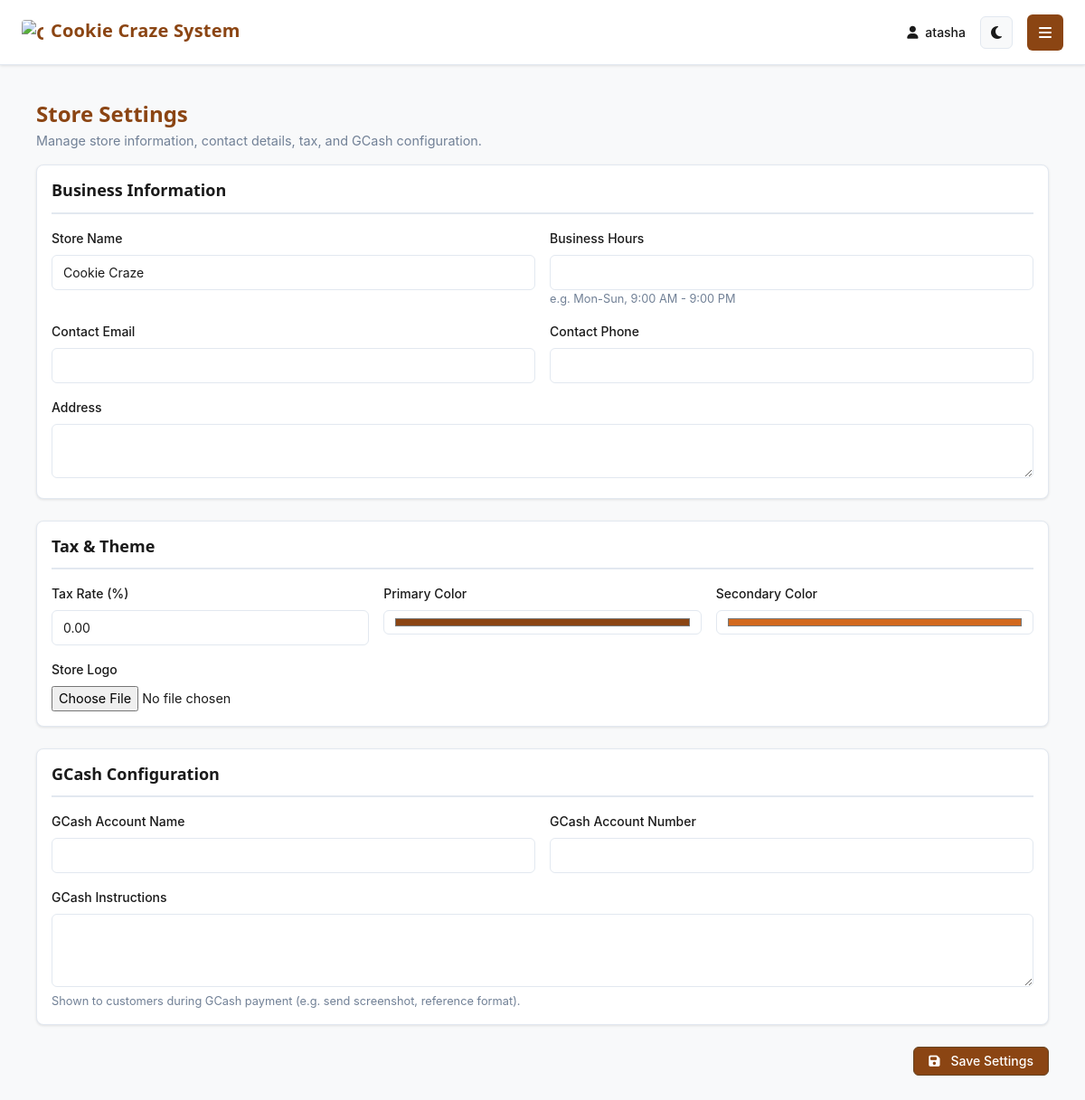
/app/admin/settings/ (signed in), run on the app's committed database.
### cookie_app/models.py (models this page shows, shortened)
class StoreSettings(models.Model):
    store_name = models.CharField(max_length=150, default="Cookie Craze")
    contact_email = models.EmailField(blank=True, null=True)
    contact_phone = models.CharField(max_length=50, blank=True, null=True)
    address = models.TextField(blank=True, null=True)
    business_hours = models.CharField(max_length=200, blank=True, null=True, help_text="e.g. Mon-Sun, 9:00 AM - 9:00 PM")
    tax_rate = models.DecimalField(
        max_digits=5,
        decimal_places=2,
        default=Decimal('0.00'),
        validators=[MinValueValidator(Decimal('0.00'))],
        help_text="Tax rate as a percentage (e.g. 12.00 for 12%)"
    )
    gcash_instructions = models.TextField(blank=True, null=True, help_text="Instructions shown to customers for GCash payments")
    gcash_account_name = models.CharField(max_length=100, blank=True, null=True)
    gcash_account_number = models.CharField(max_length=50, blank=True, null=True)
    theme_primary_color = models.CharField(max_length=7, default="#8B4513")
    theme_secondary_color = models.CharField(max_length=7, default="#D2691E")
    logo = models.ImageField(upload_to='store/', null=True, blank=True)
    updated_at = models.DateTimeField(auto_now=True)
    @classmethod
    def get_solo(cls):
        obj, created = cls.objects.get_or_create(id=1)
        return obj

### cookie_app/views.py (the view)
    def _wrapped_view(request, *args, **kwargs):
        if not request.user.is_authenticated:
            return redirect('home')
        if not is_admin_or_staff(request.user):
            messages.error(request, 'Admin access required.')
            return redirect('dashboard')
        return view_func(request, *args, **kwargs)

### cookie_app/views.py (called while the page is built)
def is_admin_or_staff(user):
    if not user.is_authenticated:
        return False
    if user.is_superuser:
        return True
    if hasattr(user, 'staff'):
        return user.staff.role in ['admin', 'staff'] and user.staff.is_active
    return False

def admin_required(view_func):
    def _wrapped_view(request, *args, **kwargs):
        if not request.user.is_authenticated:
            return redirect('home')
        if not is_admin_or_staff(request.user):
            messages.error(request, 'Admin access required.')
            return redirect('dashboard')
        return view_func(request, *args, **kwargs)
    return _wrapped_view

@login_required
@admin_required
def admin_store_settings(request):
    settings_obj = StoreSettings.get_solo()
    if request.method == 'POST':
        form = StoreSettingsForm(request.POST, request.FILES, instance=settings_obj)
        if form.is_valid():
            form.save()
            messages.success(request, 'Store settings have been updated.')
            return redirect('admin_store_settings')
        else:
            messages.error(request, 'Please correct the errors below.')
    else:
        form = StoreSettingsForm(instance=settings_obj)
    return render(request, 'admin/store_settings.html', {
        'form': form,
        'settings_obj': settings_obj,
    })

### templates/admin/store_settings.html (shortened to what this page needs)
{% extends 'base.html' %}
{% load static %}
{% block content %}
<div class="content">
    <div class="unified-page-header">
        <div>
            <h1 class="unified-h1 mb-1">Store Settings</h1>
            <p class="text-muted mb-0">Manage store information, contact details, tax, and GCash configuration.</p>
        </div>
    </div>
    <form method="post" enctype="multipart/form-data">
        <div class="unified-card unified-card-sm mb-4">
            <h2 class="unified-h2 mb-3">Business Information</h2>
            <div class="row g-3">
                <div class="col-md-6">
                    <label class="unified-form-label" for="id_store_name">Store Name</label>
                    {{ form.store_name }}
                </div>
                <div class="col-md-6">
                    <label class="unified-form-label" for="id_business_hours">Business Hours</label>
                    {{ form.business_hours }}
                    <div class="text-muted" style="font-size: 0.8rem;">e.g. Mon-Sun, 9:00 AM - 9:00 PM</div>
                </div>
                <div class="col-md-6">
                    <label class="unified-form-label" for="id_contact_email">Contact Email</label>
                    {{ form.contact_email }}
                </div>
                <div class="col-md-6">
                    <label class="unified-form-label" for="id_contact_phone">Contact Phone</label>
                    {{ form.contact_phone }}
                </div>
                <div class="col-12">
                    <label class="unified-form-label" for="id_address">Address</label>
                    {{ form.address }}
                </div>
            </div>
        </div>
        <div class="unified-card unified-card-sm mb-4">
            <h2 class="unified-h2 mb-3">Tax & Theme</h2>
            <div class="row g-3">
                <div class="col-md-4">
                    <label class="unified-form-label" for="id_tax_rate">Tax Rate (%)</label>
                    {{ form.tax_rate }}
                </div>
                <div class="col-md-4">
                    <label class="unified-form-label" for="id_theme_primary_color">Primary Color</label>
                    {{ form.theme_primary_color }}
                </div>
                <div class="col-md-4">
                    <label class="unified-form-label" for="id_theme_secondary_color">Secondary Color</label>
                    {{ form.theme_secondary_color }}
                </div>
                <div class="col-md-6">
                    <label class="unified-form-label" for="id_logo">Store Logo</label>
                    {{ form.logo }}
                </div>
            </div>
        </div>
        <div class="unified-card unified-card-sm mb-4">
            <h2 class="unified-h2 mb-3">GCash Configuration</h2>
            <div class="row g-3">
                <div class="col-md-6">
                    <label class="unified-form-label" for="id_gcash_account_name">GCash Account Name</label>
                    {{ form.gcash_account_name }}
                </div>
                <div class="col-md-6">
                    <label class="unified-form-label" for="id_gcash_account_number">GCash Account Number</label>
                    {{ form.gcash_account_number }}
                </div>
                <div class="col-12">
                    <label class="unified-form-label" for="id_gcash_instructions">GCash Instructions</label>
                    {{ form.gcash_instructions }}
                    <div class="text-muted" style="font-size: 0.8rem;">Shown to customers during GCash payment (e.g. send screenshot, reference format).</div>
                </div>
            </div>
        </div>
        <div class="d-flex justify-content-end">
            <button type="submit" class="unified-btn unified-btn-primary">
                <i class="fas fa-save me-1"></i> Save Settings
            </button>
        </div>
    </form>
</div>
{% endblock %}

### templates/base.html (shortened to what this page needs)
<!DOCTYPE html>
<html lang="en">
<head>
    {% load static %}
    <link href="https://cdn.jsdelivr.net/npm/bootstrap@5.3.2/dist/css/bootstrap.min.css" rel="stylesheet">
    <link rel="stylesheet" href="https://cdnjs.cloudflare.com/ajax/libs/font-awesome/6.4.0/css/all.min.css">
    <link rel="stylesheet" href="{% static 'css/style.css' %}">
</head>
<body data-theme="light" {% if user.is_authenticated %}class="authenticated"{% endif %}>
    {% if user.is_authenticated %}
    <div class="main-content" id="main-content">
        <header class="header">
            <div class="header-title">
                {% if request.path == '/app/admin-dashboard/' %}
                    Admin Dashboard
                {% elif request.path == '/app/staff-dashboard/' %}
                    Staff Dashboard
                {% elif 'inventory' in request.path %}
                    <span class="brand-title">
                        <img src="{% static 'images/cookie-craze-logo.png' %}" alt="Cookie Craze" class="brand-logo">
                        <span>Cookie Craze System</span>
                    </span>
                {% elif 'sale' in request.path and 'daily-sales' not in request.path %}
                    <span class="brand-title">
                        <img src="{% static 'images/cookie-craze-logo.png' %}" alt="Cookie Craze" class="brand-logo">
                        <span>Cookie Craze System</span>
                    </span>
                {% elif 'daily-sales' in request.path %}
                    <span class="brand-title">
                        <img src="{% static 'images/cookie-craze-logo.png' %}" alt="Cookie Craze" class="brand-logo">
                        <span>Cookie Craze System</span>
                    </span>
                {% elif 'staff-management' in request.path %}
                    Staff Management
                {% elif 'admin-sales-monitoring' in request.path %}
                    Sales Monitoring
                {% elif 'staff-sales-history' in request.path %}
                    My Sales History
                {% elif 'report' in request.path %}
                    Reports & Analytics
                {% else %}
                    <span class="brand-title">
                        <img src="{% static 'images/cookie-craze-logo.png' %}" alt="Cookie Craze" class="brand-logo">
                        <span>Cookie Craze System</span>
                    </span>
                {% endif %}
            </div>
            <div class="header-right">
                <div class="user-info">
                    <span>
                        {% if user.is_superuser or user.staff.role == 'admin' %}
                            <i class="fas fa-crown text-warning me-1"></i>
                        {% else %}
                            <i class="fas fa-user me-1"></i>
                        {% endif %}
                        {{ user.username }}
                    </span>
                    <button class="theme-toggle" id="themeToggle" title="Toggle dark mode">
                    </button>
                </div>
                <button class="sidebar-toggle" id="sidebarToggle" title="Toggle sidebar">
                    <i class="fas fa-bars"></i>
                </button>
            </div>
        </header>
        <div class="content">
            {% block content %}
            {% endblock %}
        </div>
    </div>
    {% endif %}
</body>
</html>

### static/css/style.css (style rules this page uses)
:root { --primary: #8B4513; --primary-light: #A0522D; --primary-dark: #654321; --accent: #D2691E; --accent-light: #F5DEB3; --bg-primary: #f8f9fa; --bg-secondary: #ffffff; --bg-tertiary: #e9ecef; --text-primary: #2d3748; --text-secondary: #4a5568; --text-muted: #718096; --border: #cbd5e0; --success: #38a169; --warning: #d69e2e; --danger: #e53e3e; --info: #3182ce; --shadow-sm: 0 1px 2px rgba(0, 0, 0, 0.05); --shadow: 0 2px 4px rgba(0, 0, 0, 0.1); --shadow-lg: 0 4px 8px rgba(0, 0, 0, 0.15); --font-family: 'Segoe UI', system-ui, -apple-system, sans-serif; --text-xs: 0.75rem; --text-sm: 0.875rem; --text-base: 1rem; --text-lg: 1.125rem; --text-xl: 1.25rem; --text-2xl: 1.5rem; --text-3xl: 1.875rem; --space-1: 0.25rem; --space-2: 0.5rem; --space-3: 0.75rem; --space-4: 1rem; --space-5: 1.25rem; --space-6: 1.5rem; --space-8: 2rem; --radius-sm: 4px; --radius: 6px; --radius-lg: 8px; --radius-xl: 12px; }
* { margin: 0; padding: 0; box-sizing: border-box; transition: background-color 0.3s ease, color 0.3s ease, border-color 0.3s ease; }
body { font-family: var(--font-family); background: var(--bg-primary); color: var(--text-primary); line-height: 1.5; font-size: var(--text-base); font-weight: 400; -webkit-font-smoothing: antialiased; -moz-osx-font-smoothing: grayscale; }
h1, h2, h3, h4, h5, h6 { color: var(--text-primary); font-weight: 600; line-height: 1.3; margin-bottom: var(--space-4); }
h1 { font-size: var(--text-3xl); color: var(--primary); font-weight: 700; margin-bottom: var(--space-5); }
h2 { font-size: var(--text-2xl); color: var(--primary); font-weight: 600; border-bottom: 2px solid var(--border); padding-bottom: var(--space-3); margin-bottom: var(--space-4); }
.text-muted { color: var(--text-muted) !important; }
.content { padding: var(--space-5); max-width: 1400px; margin: 0 auto; }

### data on the page
StoreSettings: store_name "Cookie Craze", tax_rate "0.00", theme_primary_color "#8b4513", theme_secondary_color "#d2691e"

### other printed values
{{ user.username }} "atasha"
